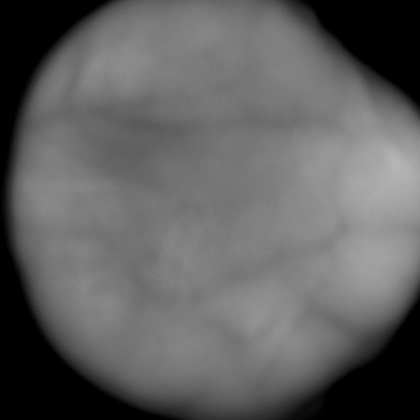
#> input picture 31_05/test18.bmp, 420 x 420 px, found by its file name
$ python find_hand.py
#> lines starting #> are read from the running program, lines starting #| are printed output that depends on the picture; after the words box and inside, x2 and y2 are one past the last pixel; in counts of white or black regions, pixels touching at a corner belong together
import numpy as np
import cv2 as cv
from matplotlib import pyplot as plt
import sys
from PIL import Image

img = cv.imread('test18.bmp', cv.IMREAD_UNCHANGED)
#> img is the input picture: shape (420, 420, 3); mean B, G, R 95.2, 96, 95.2
original = img.copy()

l = int(max(5, 6))
u = int(min(6, 6))

ed = cv.cvtColor(img, cv.COLOR_BGR2GRAY)
edges = cv.GaussianBlur(img, (21, 51), 3)
edges = cv.cvtColor(edges, cv.COLOR_BGR2GRAY)
#> edges: shape (420, 420)
edges = cv.Canny(edges, l, u)
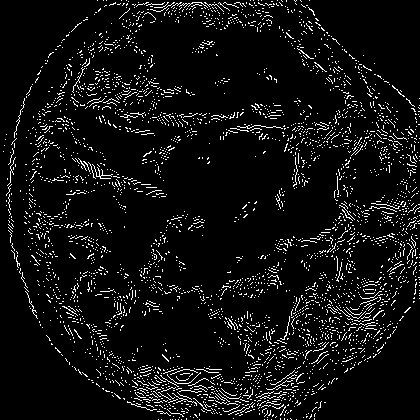
#> edges: shape (420, 420); 6.5% white in thin lines or dots

_, thresh = cv.threshold(edges, 0, 255, cv.THRESH_BINARY + cv.THRESH_OTSU)
kernel = cv.getStructuringElement(cv.MORPH_ELLIPSE, (5, 5))
mask = cv.morphologyEx(thresh, cv.MORPH_CLOSE, kernel, iterations=4)
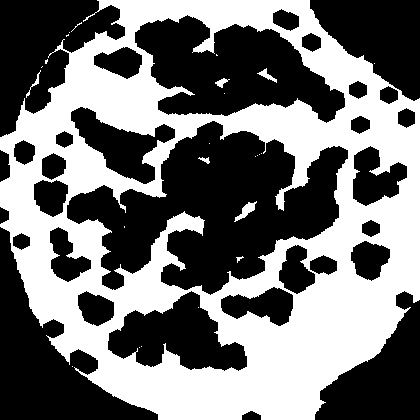
#> mask: shape (420, 420); 45.3% white; 25 white regions (18 under 20 px), largest, box (x1, y1, x2, y2) and area: (0, 0, 420, 420) 79451, (234, 201, 257, 222) 170, (257, 68, 277, 83) 94

data = mask.tolist()
#> data = 420 items
sys.setrecursionlimit(10 ** 8)
for i in range(len(data)):
    for j in range(len(data[i])):
        if data[i][j] != 255:
            data[i][j] = -1
        else:
            break
    for j in range(len(data[i]) - 1, -1, -1):
        if data[i][j] != 255:
            data[i][j] = -1
        else:
            break
image = np.array(data)
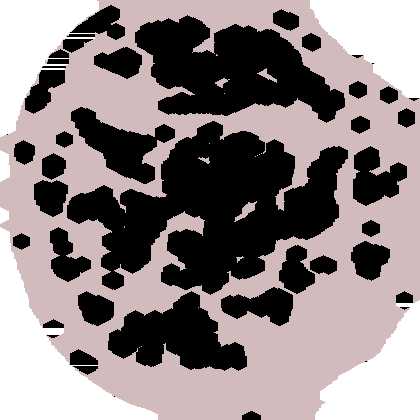
#> image: shape (420, 420) int64; 3 distinct labels, from -1 to 255; one colour per label, 0 black, -1 white
image[image != -1] = 255
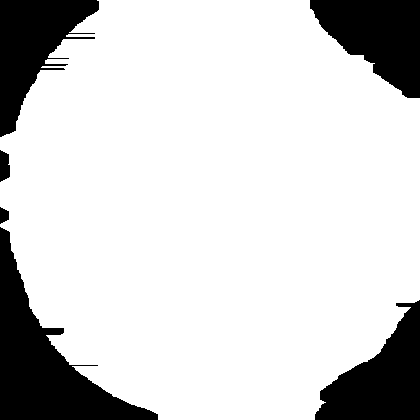
#> image: shape (420, 420) int64; values -1 (black) and 255 (white), 82.2% white; 6 black regions, box (x1, y1, x2, y2) and area: (0, 227, 158, 420) 10573, (315, 300, 420, 420) 6925, (310, 0, 420, 98) 6800, (0, 0, 99, 137) 6680, (0, 150, 10, 182) 259, (0, 207, 9, 224) 113
image[image == -1] = 0

mask = np.array(image, np.uint8)

result = cv.bitwise_and(original, original, mask=mask)
result[mask == 0] = 255
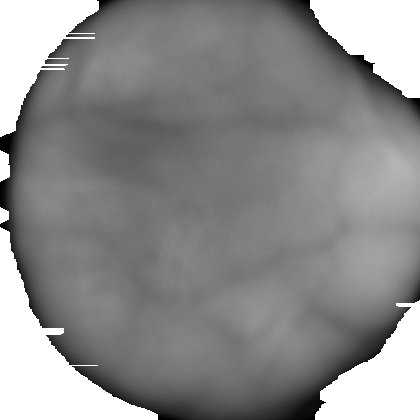
#> result: shape (420, 420, 3); mean B, G, R 140.1, 140.9, 140.1
cv.imwrite('bg.png', result)

img = Image.open('bg.png')
img.convert("RGBA")
datas = img.getdata()

newData = []
for item in datas:
    if item[0] == 255 and item[1] == 255 and item[2] == 255:
        newData.append((255, 255, 255, 0))
    else:
        newData.append(item)
#> after the loop, newData = 176400 items

img.putdata(newData)
img.save("img.png", "PNG")

$ run again, with 31_05/test01.bmp copied over 31_05/test18.bmp
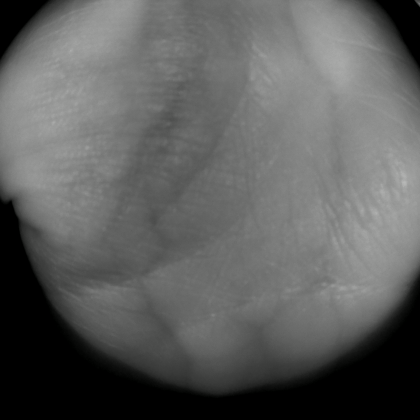
#> input picture 31_05/test01.bmp, 420 x 420 px, found by its file name
#> img is the input picture: shape (420, 420, 3); mean B, G, R 93.4, 94.3, 93.4
#> `edges = cv.Canny(edges, l, u)`:
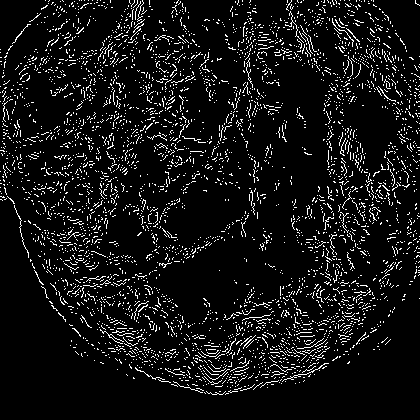
#> edges: shape (420, 420); 7.8% white in thin lines or dots
#> data = 420 items
#> `result[mask == 0] = 255`:
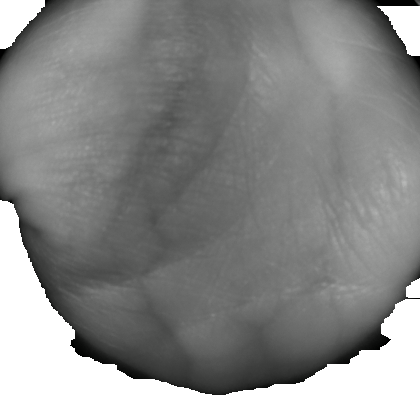
#> result: shape (420, 420, 3); mean B, G, R 139.2, 140, 139.2
#> the loop `for item in datas:` made 176400 passes
#> item on passes 1 to 3: (255, 255, 255), (255, 255, 255), (255, 255, 255)
#> after the loop `for item in datas:`: newData = 176400 items

$ run again, with 31_05/test03.bmp copied over 31_05/test18.bmp
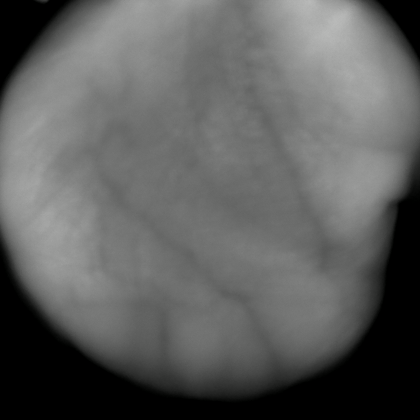
#> input picture 31_05/test03.bmp, 420 x 420 px, found by its file name
#> img is the input picture: shape (420, 420, 3); mean B, G, R 93.5, 94.4, 93.5
#> `edges = cv.Canny(edges, l, u)`:
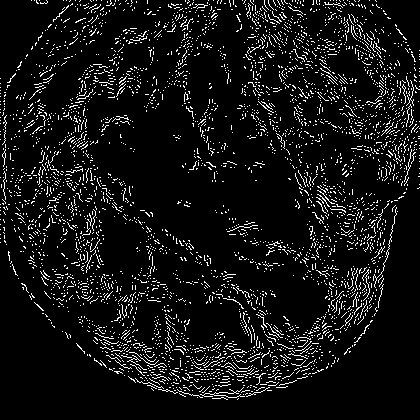
#> edges: shape (420, 420); 7.7% white in thin lines or dots
#> data = 420 items
#> `result[mask == 0] = 255`:
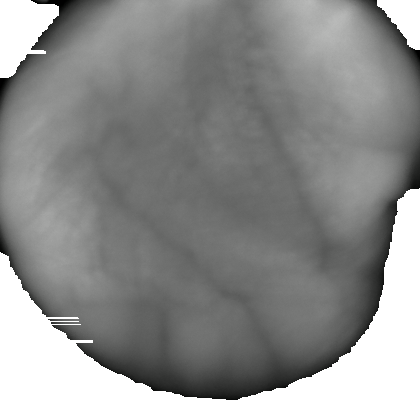
#> result: shape (420, 420, 3); mean B, G, R 142.8, 143.6, 142.8
#> the loop `for item in datas:` made 176400 passes
#> item on passes 1 to 3: (255, 255, 255), (255, 255, 255), (255, 255, 255)
#> after the loop `for item in datas:`: newData = 176400 items
